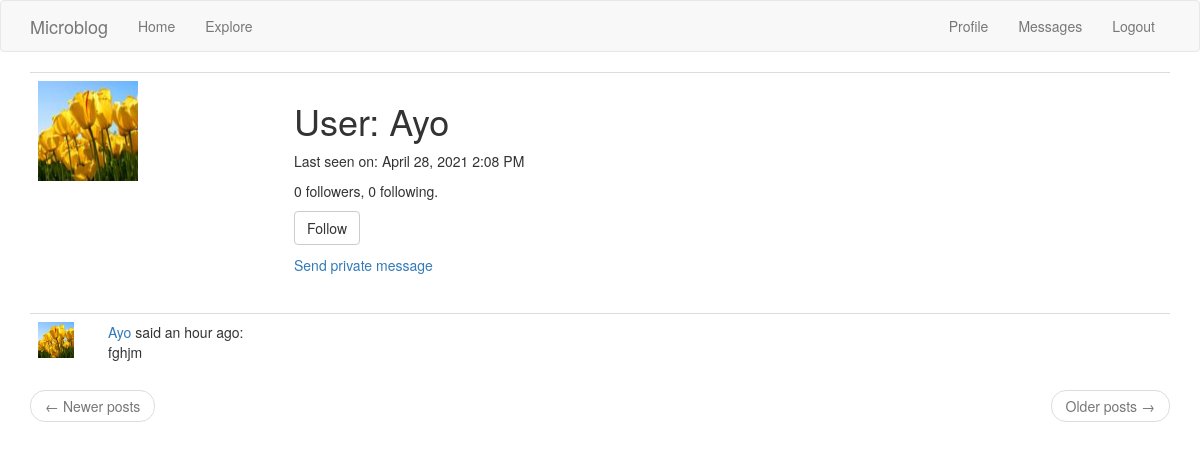
/user/Ayo (signed in), run on the app's committed database.
### app/models.py (models this page shows, shortened)
class User(UserMixin, db.Model):
    id = db.Column(db.Integer, primary_key=True)
    username = db.Column(db.String(64), index=True, unique=True)
    email = db.Column(db.String(120), index=True, unique=True)
    password_hash = db.Column(db.String(128))
    profile_picture = db.Column(db.String(20), default='default.jpg')
    about_me = db.Column(db.String(140))
    last_seen = db.Column(db.DateTime, default=datetime.utcnow)
    messages_sent = db.relationship('Message',
                                    foreign_keys='Message.sender_id',
                                    backref='author', lazy='dynamic')
    messages_received = db.relationship('Message',
                                        foreign_keys='Message.recipient_id',
                                        backref='recipient', lazy='dynamic')
    last_message_read_time = db.Column(db.DateTime)
    posts = db.relationship('Post', backref='author', lazy='dynamic')
    followed = db.relationship(
        'User', secondary=followers,
        primaryjoin=(followers.c.follower_id == id),
        secondaryjoin=(followers.c.followed_id == id),
        backref=db.backref('followers', lazy='dynamic'), lazy='dynamic')
    def is_following(self, user):
        return self.followed.filter(
            followers.c.followed_id == user.id).count() > 0

class Post(db.Model):
    id = db.Column(db.Integer, primary_key=True)
    body = db.Column(db.String(140))
    timestamp = db.Column(db.DateTime, index=True, default=datetime.utcnow)
    user_id = db.Column(db.Integer, db.ForeignKey('user.id'))

### app/routes.py (the view)
@app.route('/user/<username>')
@login_required
def user(username):
    user = User.query.filter_by(username=username).first_or_404()
    profile_picture = url_for('static', filename='profile_pictures/' + user.profile_picture)
    page = request.args.get('page', 1, type=int)
    posts = user.posts.order_by(Post.timestamp.desc()).paginate(
        page, app.config['POSTS_PER_PAGE'], False)
    next_url = url_for('user', username=user.username, page=posts.next_num) \
        if posts.has_next else None
    prev_url = url_for('user', username=user.username, page=posts.prev_num) \
        if posts.has_prev else None
    form = EmptyForm()
    return render_template('user.html', title='profile', posts=posts.items, next_url=next_url, prev_url=prev_url, user=user, profile_picture=profile_picture, form=form)

### app/forms.py
class EmptyForm(FlaskForm):
    submit = SubmitField('Submit')

### app/models.py (called while the page is built)
@login.user_loader
def load_user(id):
    return User.query.get(int(id))

### app/routes.py (called while the page is built)
@app.before_request
def before_request():
    if current_user.is_authenticated:
        current_user.last_seen = datetime.utcnow()
        db.session.commit()

### app/templates/user.html (shortened to what this page needs)
{% extends "base.html" %}
{% block app_content %}
    <table class="table table-hover">
        <tr>
            <td width="256px"><img id='profile_image' src="{{ profile_picture }}" alt=""></td>
            <td>
                <h1>User: {{ user.username }}</h1>
                {% if user.last_seen %}<p>Last seen on: {{ moment(user.last_seen).format('LLL') }}</p>{% endif %}
                <p>{{ user.followers.count() }} followers, {{ user.followed.count() }} following.</p>
                {% if user == current_user %}
                <p><a href="{{ url_for('edit_profile') }}">Edit your profile</a></p>
                {% elif not current_user.is_following(user) %}
                <p>
                    <form action="{{ url_for('follow', username=user.username) }}" method="post">
                        {{ form.submit(value='Follow', class_='btn btn-default') }}
                    </form>
                </p>
                {% endif %}
                {% if user != current_user %}
                <p>
                    <a href="{{ url_for('send_message',
                                        recipient=user.username) }}">
                        {{ 'Send private message' }}
                    </a>
                </p>
                {% endif %}
            </td>
        </tr>
    </table>
    {% for post in posts %}
        {% include '_post.html' %}
    {% endfor %}
    <nav aria-label="...">
        <ul class="pager">
            <li class="previous{% if not prev_url %} disabled{% endif %}">
                <a href="{{ prev_url or '#' }}">
                    <span aria-hidden="true">&larr;</span> Newer posts
                </a>
            </li>
            <li class="next{% if not next_url %} disabled{% endif %}">
                <a href="{{ next_url or '#' }}">
                    Older posts <span aria-hidden="true">&rarr;</span>
                </a>
            </li>
        </ul>
    </nav>
{% endblock %}

### app/templates/base.html (shortened to what this page needs)
{% extends 'bootstrap/base.html' %}
{% block styles %}
{{super()}}
    <link rel="stylesheet"
      href="{{url_for('.static', filename='css/style.css')}}">
{% endblock %}
{% block navbar %}
    <nav class="navbar navbar-default">
        <div class="container">
            <div class="navbar-header">
                <a class="navbar-brand" href="{{ url_for('index') }}">Microblog</a>
            </div>
            <div class="collapse navbar-collapse" id="bs-example-navbar-collapse-1">
                <ul class="nav navbar-nav">
                    <li><a href="{{ url_for('index') }}">Home</a></li>
                    <li><a href="{{ url_for('explore') }}">Explore</a></li>
                </ul>
                <ul class="nav navbar-nav navbar-right">
                    {% if current_user.is_anonymous %}
                    <li><a href="{{ url_for('login') }}">Login</a></li>
                    {% else %}
                    <li><a href="{{ url_for('user', username=current_user.username) }}">Profile</a></li>
                    <li>
                        <a href="{{ url_for('messages') }}">
                            Messages
                        </a>
                    </li>
                    <li><a href="{{ url_for('logout') }}">Logout</a></li>
                    {% endif %}
                </ul>
            </div>
        </div>
    </nav>
{% endblock %}
{% block content %}
    <div class="container">
        {% block app_content %}{% endblock %}
    </div>
{% endblock %}

### app/templates/_post.html
<table class="table table-hover">
    <tr>
        {% if posts %}
        <td width="70px">
            <a href="{{ url_for('user', username=post.author.username) }}">
                <img id='icon' src="{{ url_for('static', filename='profile_pictures/' + post.author.profile_picture) }}" alt="">
            </a>
        </td>
        {% else %}
        <td>
            <img id='icon' src="{{ profile_picture }}" alt=""></td>
        {% endif %}
        <td>
            <a href="{{ url_for('user', username=post.author.username) }}">
                {{ post.author.username }}
            </a>
            said {{ moment(post.timestamp).fromNow() }}:
            <br>
            {{ post.body }}
        </td>
    </tr>
</table>

### app/static/css/style.css (style rules this page uses)
#profile_image { width: 100px; height: 100px; }
#icon { width: 36px; height: 36px; }

### data on the page
User: username "Ayo", last_seen "April 28, 2021 2:08 PM"
Post: profile_picture (picture), author.username "Ayo", timestamp "an hour ago", body "fghjm"

### other printed values
{{ user.followers.count() }} "0"
{{ user.followed.count() }} "0"
{{ 'Send private message' }} "Send private message"
